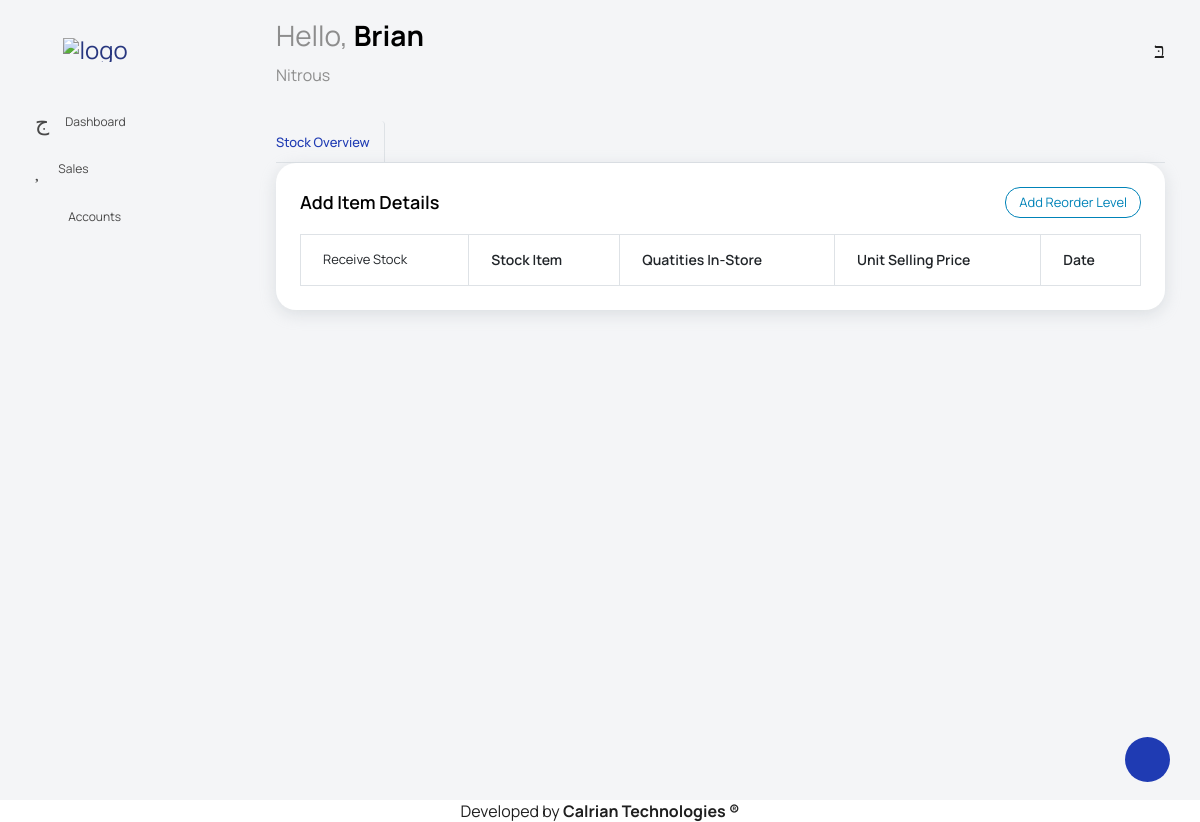
/stock/ (signed in), run on an earlier commit of the app's database.
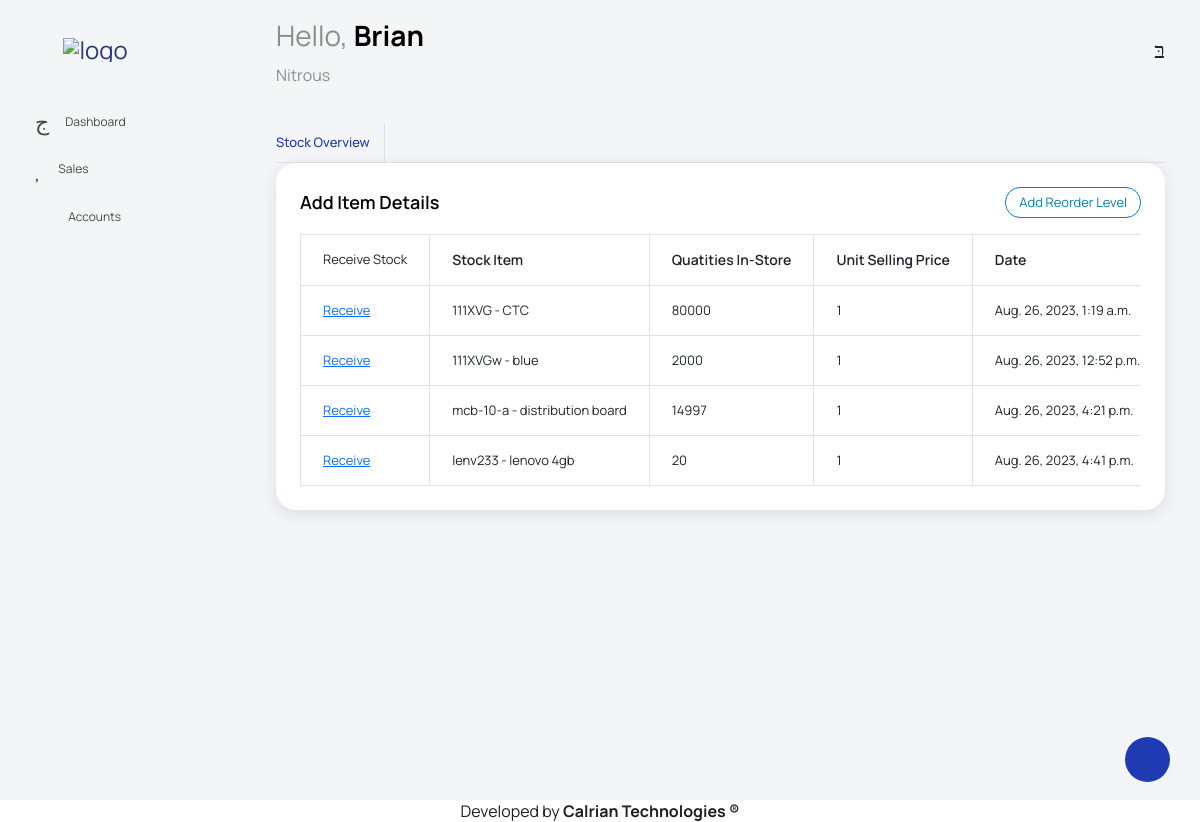
And on a later commit of the database.
### shop/models.py (models this page shows, shortened)
class Stock(models.Model):
    item = models.OneToOneField(Item, on_delete=models.CASCADE, primary_key=True)
    quantity = models.PositiveIntegerField()
    selling_price =models.PositiveIntegerField()
    date = models.DateTimeField(auto_now_add=True)

class Item(models.Model):
    code = models.CharField(max_length=20,null=False)
    name = models.CharField(max_length=20)
    category = models.ForeignKey(Category, on_delete=models.CASCADE)
    unit_price = models.PositiveIntegerField()
    def __str__(self):
        return f'{self.code} - {self.name}'

### shop/views.py (the view)
# urls.py: path('stock/',StockListView.as_view(),name='stock'),
class StockListView(ListView):
    model = Stock
    template_name = 'shop/stock_list.html'
    context_object_name = 'stocks'

### shop/templates/shop/stock_list.html
{% extends 'shop/index.html' %}
{% load static %}
{% block content %}
  <div class="main-panel">
    <div class="content-wrapper">
      <div class="row">
        <div class="col-sm-12">
          <div class="home-tab">
            <div class="d-sm-flex align-items-center justify-content-between border-bottom">
              <ul class="nav nav-tabs" role="tablist">
                <li class="nav-item">
                  <a class="nav-link active ps-0" id="home-tab" data-bs-toggle="tab" href="#overview" role="tab" aria-controls="overview" aria-selected="true">Stock Overview</a>
                </li>
              </ul>
              </div>
            </div>
            <div class="row">
              <div class="col d-flex flex-column">
                <div class="row flex-grow">
                  <div class="col-lg-12 grid-margin stretch-card">
                    <div class="card">
                      <div class="card-body overflow-auto">
                         <div style="display: flex; justify-content: space-between; align-items: center;">
                            <h4 class="card-title" style="margin: 0;">
                          Add Item Details
                        </h4>
                        <div>
                            <a class="btn btn-outline-info btn-sm" href="{% url 'shop:category_create'%}">Add Reorder Level</a>
                          </div>
                          </div>
                        <div class="table-responsive pt-3">
                          <table class="table table-bordered" id="dataTable" width="100%" cellspacing="0">
                            <thead>
                              <tr>
                              <td>Receive Stock</td>
                                <th>Stock Item</th>
                                <th>Quatities In-Store</th>
                                <th>Unit Selling Price</th>
                                <th>Date</th>
                              </tr>
                            </thead>
                            <tbody>
                              {% for stock in stocks %}
                                <tr>
                                <td>
                                    <a href="{% url 'shop:receive_stock' stock.pk %}">Receive</a>
                                </td>
                                  <td>{{stock.item }}</td>
                                  <td>{{stock.quantity}}</td>
                                  <td>{{stock.selling_price}}</td>
                                  <td>{{stock.date}}</td>
                                </tr>
                              {% endfor %}
                            </tbody>
                          </table>
                        </div>
                      </div>
                    </div>
                  </div>
                </div>
              </div>
            </div>
          </div>
        </div>
      </div>
    </div>
  </div>
{% endblock %}

What changed in the data, as far as the page shows it:
added Stock: item "111XVG - CTC", quantity "80000", selling_price "1", date "Aug. 26, 2023, 1:19 a.m."
added Stock: item "111XVGw - blue", quantity "2000", selling_price "1", date "Aug. 26, 2023, 12:52 p.m."
added Stock: item "mcb-10-a - distribution board", quantity "14997", selling_price "1", date "Aug. 26, 2023, 4:21 p.m."
added Stock: item "lenv233 - lenovo 4gb", quantity "20", selling_price "1", date "Aug. 26, 2023, 4:41 p.m."
